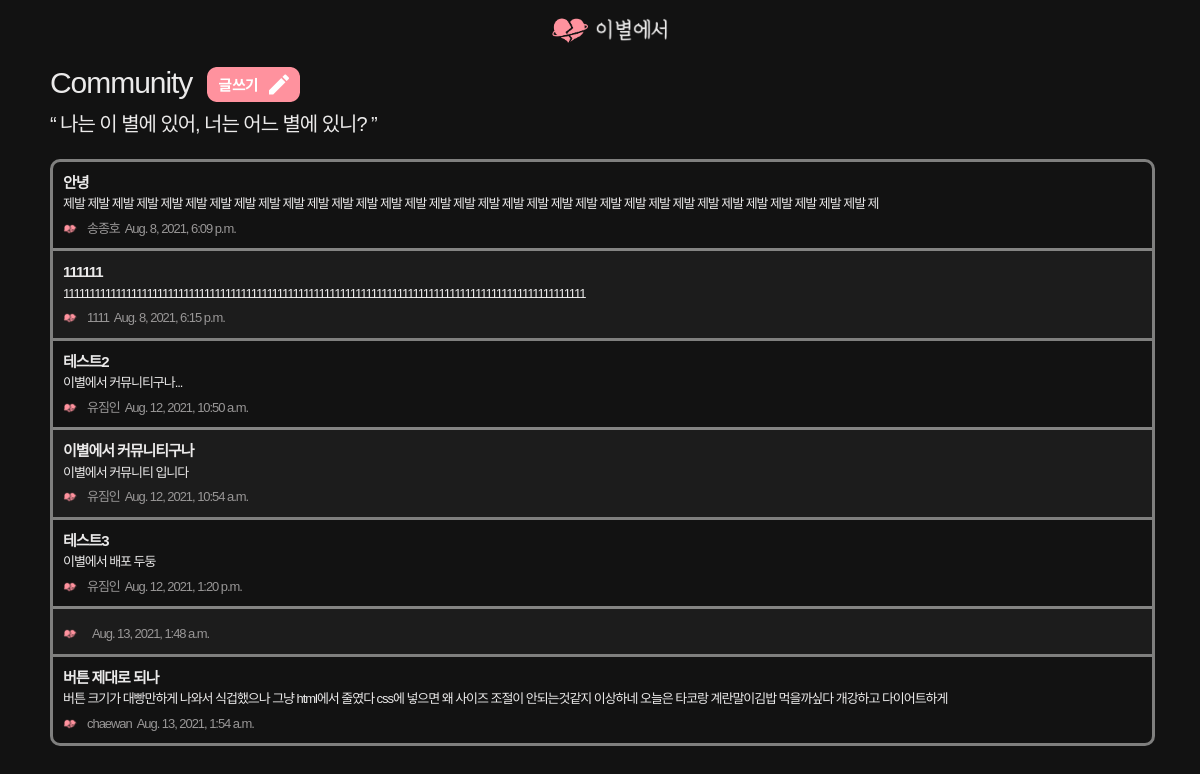
Page /blogApp/main/ (signed in) on the committed database.
### blogApp/models.py (models this page shows, shortened)
class Blog(models.Model) :
    title = models.CharField(max_length=200)         # 제목
    writer = models.CharField(max_length=100)        # 작성자
    pub_date = models.DateTimeField()                # 게시물 올린 날짜
    body = models.TextField()   #게시물의 내용
    def summary(self):
        return self.body[:100]  # 100자만 볼 수 있도록 설정

### blogApp/views.py (the view)
# urls.py: path('main/',mainBlog,name="mainBlog"),
def mainBlog(request):
    blogs = Blog.objects.all()
    return render(request,'main_blog.html',{'blogs' : blogs})

### blogApp/templates/main_blog.html (shortened to what this page needs)
{% extends 'base.html' %} {% block content %}
<!DOCTYPE html>
<html lang="en">
  <head>
    {% load static %}
    <link
      rel="stylesheet"
      href="https://cdn.jsdelivr.net/npm/reset-css@5.0.1/reset.min.css"
    />
    <link
      rel="stylesheet"
      href="https://cdn.jsdelivr.net/npm/reset-css@5.0.1/reset.min.css"
    />
    {% load static %}
    <link rel="stylesheet" href="{% static 'common.css' %}" />
    <link rel="stylesheet" href="{% static 'community.css' %}" />
  </head>
  <body>
    <div class="inner__content">
      <div class="pageInfo">
        <div class="titleButtonBox">
          <h1>Community</h1>
          <a href="{%url 'newBlog'%}">
            <img class="writeButton" src="{% static 'writeButton.png' %}" />
          </a>
        </div>
        <h2>“ 나는 이 별에 있어, 너는 어느 별에 있니? ”</h2>
      </div>
      <div class="container">
        {% load static %} {%for blog in blogs%}
        <a href="{%url 'detailBlog' blog.id %}" class="postItemBox">
          <div class="postTitleContentBox">
            <p class="title">{{blog.title}}</p>
            <p class="content">{{blog.summary}}</p>
          </div>
          <div class="postWriterPubDateBox">
            <img src="{% static 'fromFarewell.png' %}" class="writerImage" />
            <p class="writer">{{blog.writer}}</p>
            <p class="pubDate">{{blog.pub_date}}</p>
          </div>
        </a>
        {% endfor %}
      </div>
    </div>
  </body>
</html>
{% endblock %}

### videoApp/static/common.css (style rules this page uses)
body { background-color: #121212; font-family: "Noto Sans KR", sans-serif; letter-spacing: -0.07em; line-height: 1.5; font-size: 15px; color: #ebeaea; }
.inner__content { width: 1100px; margin: 0 auto; position: relative; padding-top:60px; }

### videoApp/static/community.css (style rules this page uses)
.pageInfo { margin-bottom: 20px; display: flex; flex-direction: column; }
.titleButtonBox { display: flex; }
.container { display: flex; flex-direction: column; width: 1099px; border: solid; border-radius: 10px; border-color: rgba(235, 235, 234, 0.5); justify-content: space-between; }
.postItemBox + .postItemBox { border-top: solid; border-color: rgba(235, 235, 234, 0.5); }
.postItemBox { border-color: rgba(235, 235, 234, 0.5); padding: 10px; padding-left: 10px; text-decoration: none; }
.postItemBox:nth-child(2n) { background-color: rgba(28, 28, 28); align-items: center; }
.postWriterPubDateBox { display: flex; flex-direction: row; margin-top: 5px; }
h1 { font-size: 30px; color: #ebeaea; }
h2 { font-size: 20px; color: #ebeaea; }
.writeButton { width: 93px; height: 35px; margin-left: 15px; margin-top: 7px; }
.title { font-size: 15px; color: #ebeaea; font-weight: bold; }
.content { font-size: 13px; color: #ebeaea; }
.writerImage { width: 14px; height: 14px; border-radius: 100%; margin-right: 10px; margin-top: 3px; }
.writer { font-size: 13px; color: #999797; }
.pubDate { font-size: 13px; color: #999797; margin-left: 5px; }

### rows in the picture
Blog: title "안녕", summary "제발 제발 제발 제발 제발 제발 제발 제발 제발 제발 제발 제발 제발 제발 제발 제발 제발 제발 제발 제발 제발 제발 제발 제발 제발 제발 제발 제발 제발 제발 제발 제발 제발 제", writer "송종호", pub_date "Aug. 8, 2021, 6:09 p.m."
Blog: title "111111", summary "1111111111111111111111111111111111111111111111111111111111111111111111111111111111111111111111111111", writer "1111", pub_date "Aug. 8, 2021, 6:15 p.m."
Blog: title "테스트2", summary "이별에서 커뮤니티구나...", writer "유짐인", pub_date "Aug. 12, 2021, 10:50 a.m."
Blog: title "이별에서 커뮤니티구나", summary "이별에서 커뮤니티 입니다", writer "유짐인", pub_date "Aug. 12, 2021, 10:54 a.m."
Blog: title "테스트3", summary "이별에서 배포 두둥", writer "유짐인", pub_date "Aug. 12, 2021, 1:20 p.m."
Blog: pub_date "Aug. 13, 2021, 1:48 a.m."
Blog: title "버튼 제대로 되나", summary "버튼 크기가 대빵만하게 나와서 식겁했으나 그냥 html에서 줄였다 css에 넣으면 왜 사이즈 조절이 안되는것같지 이상하네 오늘은 타코랑 계란말이김밥 먹을까싶다 개강하고 다이어트하게", writer "chaewan", pub_date "Aug. 13, 2021, 1:54 a.m."
